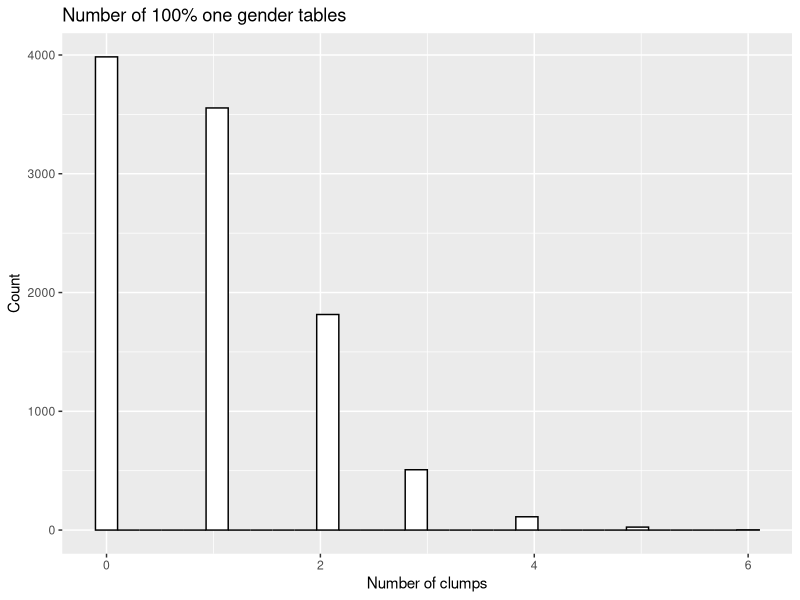

Write R code to recreate this figure.
## ---- chunk 1
knitr::opts_chunk$set(echo = TRUE)
library(tidyverse)
## ---- chunk 2
sample_average_clumps <- function(num_M, num_F, table_size) {
  members <- rep(c("M", "F"), c(num_M, num_F))
  
  random_assignment <- sample(members)
  table_assignments <- split(random_assignment, ceiling(seq_along(random_assignment)/table_size))
  
  total_clumps <- 0
  for (table in table_assignments) {
    if (length(unique(table)) == 1) {
      total_clumps <- total_clumps + 1
    }
  }
  
  #avg_clumps <- total_clumps / length(table_assignments) 
  total_clumps
}

num_M = 18
num_F = 18
table_size = 4

sample_no <- 10000
test_results <- c()
for (i in 1:sample_no) {
  test_results <- test_results %>% 
    append(sample_average_clumps(num_M, num_F, table_size))
}

num_tables <- (num_M + num_F) / table_size

ggplot() + aes(test_results) + geom_histogram(colour="black", fill="white") +
  labs(title = "Number of 100% one gender tables", x = "Number of clumps", y = "Count")

avg_overall_clumps <- sum(test_results) / (sample_no)
avg_overall_rate <- avg_overall_clumps / num_tables
## ---- chunk 3
# create the null world - 30 seats, 1000 simulations


num_M = 18
num_F = 18
table_size = 4

members <- rep(c("M", "F"), c(num_M, num_F))

df <- tibble(replication = 1:1000,
             cols = map(1:1000, ~ sample(members)))




  
random_assignment <- sample(members)
  table_assignments <- split(random_assignment, ceiling(seq_along(random_assignment)/table_size))
